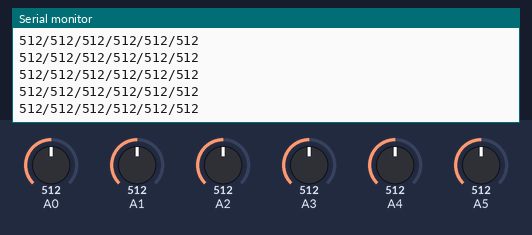
Simulated run of this sketch. Board: Arduino Uno, built with avr-gcc and run on an emulated ATmega328P. Parts: the last lines printed to the serial monitor. Inputs (shaded band) come from the test bench; at power-on: A0 = 512, A3 = 512, A1 = 512, A2 = 512, A4 = 512, A5 = 512.

Above: at 1.2 s.
1.3 s: A0 set to 108
At 2.1 s:
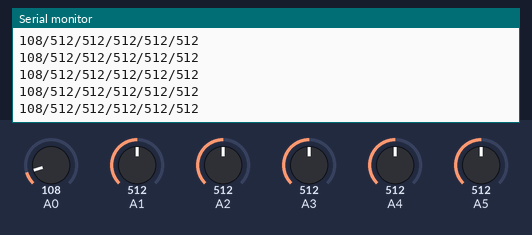
4.3 s: A0 set to 88
At 5.2 s:
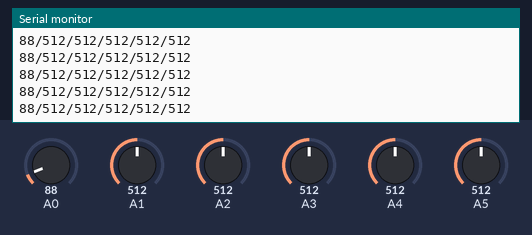
5.8 s: A3 set to 107
At 6.5 s:
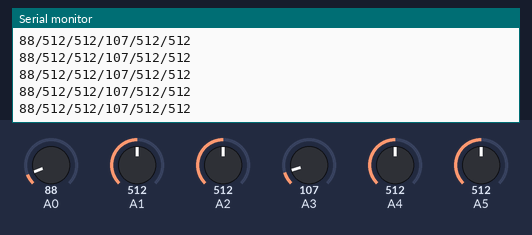
8.8 s: A3 set to 94
At 9.8 s:
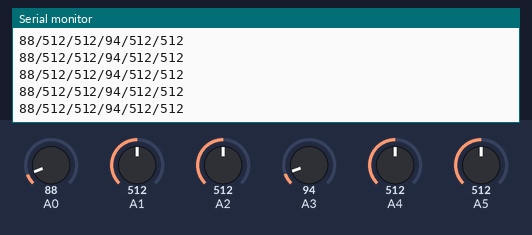
10.3 s: A1 set to 108
At 11.1 s:
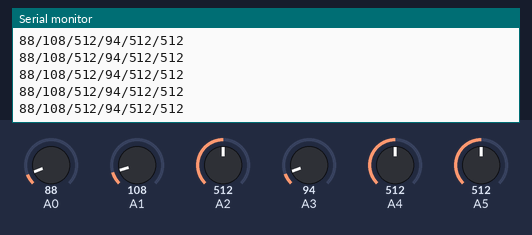
11.8 s: A1 set to 95
At 12.8 s:
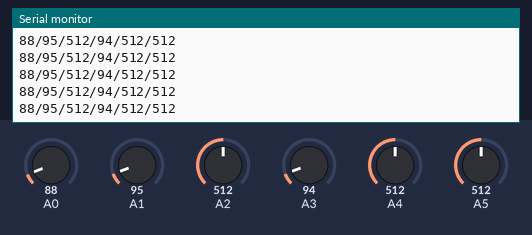
Timing chart, 0 to 14.3 s (numbered marks = the images above; inputs shaded):
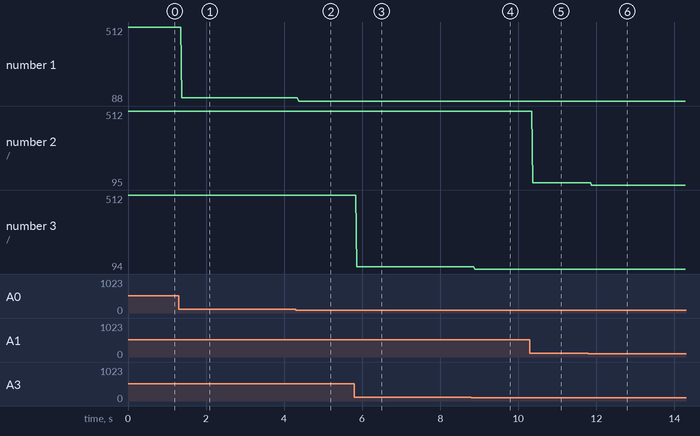

Measured:
- after the input at 1.3 s, the serial monitor: prints a new line after 0.08 s (image 1)
- after the input at 4.3 s, the serial monitor: prints a new line after 0.07 s (image 2)
- after the input at 5.8 s, the serial monitor: prints a new line after 0.07 s (image 3)
- after the input at 8.8 s, the serial monitor: prints a new line after 0.09 s (image 4)
- after the input at 10.3 s, the serial monitor: prints a new line after 0.07 s (image 5)
- after the input at 11.8 s, the serial monitor: prints a new line after 0.08 s (image 6)
- plotted number 1: 512 → 108 after the input at 1.3 s, 108 → 88 after the input at 4.3 s
- plotted number 2: 512 → 108 after the input at 10.3 s, 108 → 95 after the input at 11.8 s

The sketch:

keyboard.ino
```cpp
void setup() {
  // put your setup code here, to run once:
  pinMode(A0, INPUT);
  pinMode(A1, INPUT);
  pinMode(A2, INPUT);
  pinMode(A3, INPUT);
  pinMode(A4, INPUT);
  pinMode(A5, INPUT);
  Serial.begin(9600);
}

void loop() {
  // put your main code here, to run repeatedly:
  int val0 = analogRead(A0);
  int val1 = analogRead(A1);
  int val2 = analogRead(A2);
  int val3 = analogRead(A3);
  int val4 = analogRead(A4);
  int val5 = analogRead(A5);
  Serial.println(String(val0)+"/"+String(val1)+"/"+String(val2)+"/"+String(val3)+"/"+String(val4)+"/"+String(val5));
}
```
